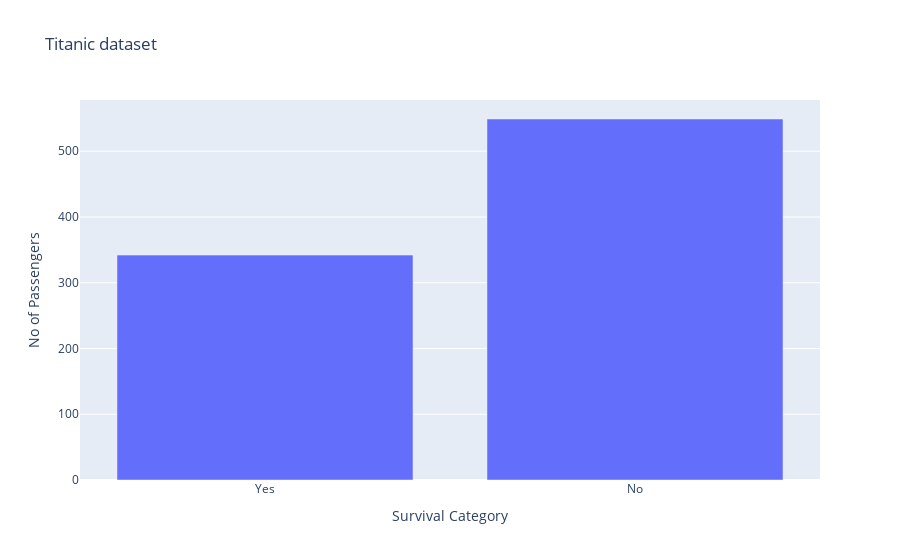

Source (notebook cell):
### Code cell
fig = go.Figure([go.Bar(
    x = ['Yes','No'],
    y = survival_label,
)])
fig.update_layout(
    title_text = "Titanic dataset",
    xaxis = dict(
        title = "Survival Category"
    ),
    yaxis = dict(
        title = "No of Passengers"
    )
)
fig.show()

### Figure 1 — Plotly figure (JSON) as saved in the notebook; plotly's stock layout.template omitted (floating-point values rounded to 4 significant figures)
{"data": [{"type": "bar", "x": ["Yes", "No"], "y": [342, 549]}], "layout": {"title": {"text": "Titanic dataset"}, "xaxis": {"title": {"text": "Survival Category"}}, "yaxis": {"title": {"text": "No of Passengers"}}}}
